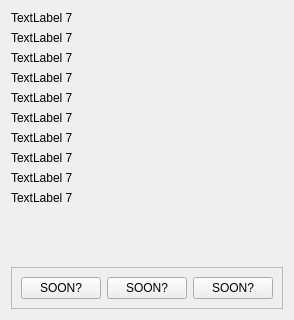
      <widget class="QWidget" name="page_3_quest2">
       <layout class="QVBoxLayout" name="verticalLayout_7">
        <item>
         <widget class="QLabel" name="label1_4">
          <property name="sizePolicy">
           <sizepolicy hsizetype="Preferred" vsizetype="Preferred">
            <horstretch>0</horstretch>
            <verstretch>0</verstretch>
           </sizepolicy>
          </property>
          <property name="autoFillBackground">
           <bool>false</bool>
          </property>
          <property name="frameShape">
           <enum>QFrame::NoFrame</enum>
          </property>
          <property name="midLineWidth">
           <number>-2</number>
          </property>
          <property name="text">
           <string>TextLabel 7</string>
          </property>
          <property name="alignment">
           <set>Qt::AlignLeading|Qt::AlignLeft|Qt::AlignTop</set>
          </property>
         </widget>
        </item>
        <item>
         <widget class="QLabel" name="label2_7">
          <property name="sizePolicy">
           <sizepolicy hsizetype="Preferred" vsizetype="Preferred">
            <horstretch>0</horstretch>
            <verstretch>0</verstretch>
           </sizepolicy>
          </property>
          <property name="autoFillBackground">
           <bool>false</bool>
          </property>
          <property name="frameShape">
           <enum>QFrame::NoFrame</enum>
          </property>
          <property name="midLineWidth">
           <number>-2</number>
          </property>
          <property name="text">
           <string>TextLabel 7</string>
          </property>
          <property name="alignment">
           <set>Qt::AlignLeading|Qt::AlignLeft|Qt::AlignTop</set>
          </property>
         </widget>
        </item>
        <item>
         <widget class="QLabel" name="label3_7">
          <property name="sizePolicy">
           <sizepolicy hsizetype="Preferred" vsizetype="Preferred">
            <horstretch>0</horstretch>
            <verstretch>0</verstretch>
           </sizepolicy>
          </property>
          <property name="autoFillBackground">
           <bool>false</bool>
          </property>
          <property name="frameShape">
           <enum>QFrame::NoFrame</enum>
          </property>
          <property name="midLineWidth">
           <number>-2</number>
          </property>
          <property name="text">
           <string>TextLabel 7</string>
          </property>
          <property name="alignment">
           <set>Qt::AlignLeading|Qt::AlignLeft|Qt::AlignTop</set>
          </property>
         </widget>
        </item>
        <item>
         <widget class="QLabel" name="label4_7">
          <property name="sizePolicy">
           <sizepolicy hsizetype="Preferred" vsizetype="Preferred">
            <horstretch>0</horstretch>
            <verstretch>0</verstretch>
           </sizepolicy>
          </property>
          <property name="autoFillBackground">
           <bool>false</bool>
          </property>
          <property name="frameShape">
           <enum>QFrame::NoFrame</enum>
          </property>
          <property name="midLineWidth">
           <number>-2</number>
          </property>
          <property name="text">
           <string>TextLabel 7</string>
          </property>
          <property name="alignment">
           <set>Qt::AlignLeading|Qt::AlignLeft|Qt::AlignTop</set>
          </property>
         </widget>
        </item>
        <item>
         <widget class="QLabel" name="label5_7">
          <property name="sizePolicy">
           <sizepolicy hsizetype="Preferred" vsizetype="Preferred">
            <horstretch>0</horstretch>
            <verstretch>0</verstretch>
           </sizepolicy>
          </property>
          <property name="autoFillBackground">
           <bool>false</bool>
          </property>
          <property name="frameShape">
           <enum>QFrame::NoFrame</enum>
          </property>
          <property name="midLineWidth">
           <number>-2</number>
          </property>
          <property name="text">
           <string>TextLabel 7</string>
          </property>
          <property name="alignment">
           <set>Qt::AlignLeading|Qt::AlignLeft|Qt::AlignTop</set>
          </property>
         </widget>
        </item>
        <item>
         <widget class="QLabel" name="label6_7">
          <property name="sizePolicy">
           <sizepolicy hsizetype="Preferred" vsizetype="Preferred">
            <horstretch>0</horstretch>
            <verstretch>0</verstretch>
           </sizepolicy>
          </property>
          <property name="autoFillBackground">
           <bool>false</bool>
          </property>
          <property name="frameShape">
           <enum>QFrame::NoFrame</enum>
          </property>
          <property name="midLineWidth">
           <number>-2</number>
          </property>
          <property name="text">
           <string>TextLabel 7</string>
          </property>
          <property name="alignment">
           <set>Qt::AlignLeading|Qt::AlignLeft|Qt::AlignTop</set>
          </property>
         </widget>
        </item>
        <item>
         <widget class="QLabel" name="label7_7">
          <property name="sizePolicy">
           <sizepolicy hsizetype="Preferred" vsizetype="Preferred">
            <horstretch>0</horstretch>
            <verstretch>0</verstretch>
           </sizepolicy>
          </property>
          <property name="autoFillBackground">
           <bool>false</bool>
          </property>
          <property name="frameShape">
           <enum>QFrame::NoFrame</enum>
          </property>
          <property name="midLineWidth">
           <number>-2</number>
          </property>
          <property name="text">
           <string>TextLabel 7</string>
          </property>
          <property name="alignment">
           <set>Qt::AlignLeading|Qt::AlignLeft|Qt::AlignTop</set>
          </property>
         </widget>
        </item>
        <item>
         <widget class="QLabel" name="label8_7">
          <property name="sizePolicy">
           <sizepolicy hsizetype="Preferred" vsizetype="Preferred">
            <horstretch>0</horstretch>
            <verstretch>0</verstretch>
           </sizepolicy>
          </property>
          <property name="autoFillBackground">
           <bool>false</bool>
          </property>
          <property name="frameShape">
           <enum>QFrame::NoFrame</enum>
          </property>
          <property name="midLineWidth">
           <number>-2</number>
          </property>
          <property name="text">
           <string>TextLabel 7</string>
          </property>
          <property name="alignment">
           <set>Qt::AlignLeading|Qt::AlignLeft|Qt::AlignTop</set>
          </property>
         </widget>
        </item>
        <item>
         <widget class="QLabel" name="label9_7">
          <property name="sizePolicy">
           <sizepolicy hsizetype="Preferred" vsizetype="Preferred">
            <horstretch>0</horstretch>
            <verstretch>0</verstretch>
           </sizepolicy>
          </property>
          <property name="autoFillBackground">
           <bool>false</bool>
          </property>
          <property name="frameShape">
           <enum>QFrame::NoFrame</enum>
          </property>
          <property name="midLineWidth">
           <number>-2</number>
          </property>
          <property name="text">
           <string>TextLabel 7</string>
          </property>
          <property name="alignment">
           <set>Qt::AlignLeading|Qt::AlignLeft|Qt::AlignTop</set>
          </property>
         </widget>
        </item>
        <item>
         <widget class="QLabel" name="label10_7">
          <property name="sizePolicy">
           <sizepolicy hsizetype="Preferred" vsizetype="Preferred">
            <horstretch>0</horstretch>
            <verstretch>0</verstretch>
           </sizepolicy>
          </property>
          <property name="autoFillBackground">
           <bool>false</bool>
          </property>
          <property name="frameShape">
           <enum>QFrame::NoFrame</enum>
          </property>
          <property name="midLineWidth">
           <number>-2</number>
          </property>
          <property name="text">
           <string>TextLabel 7</string>
          </property>
          <property name="alignment">
           <set>Qt::AlignLeading|Qt::AlignLeft|Qt::AlignTop</set>
          </property>
         </widget>
        </item>
        <item>
         <widget class="QFrame" name="ButtonUpperSpace_7">
          <property name="minimumSize">
           <size>
            <width>0</width>
            <height>50</height>
           </size>
          </property>
          <property name="maximumSize">
           <size>
            <width>16777215</width>
            <height>50</height>
           </size>
          </property>
          <property name="frameShadow">
           <enum>QFrame::Raised</enum>
          </property>
         </widget>
        </item>
        <item>
         <widget class="QFrame" name="frame_5">
          <property name="frameShape">
           <enum>QFrame::StyledPanel</enum>
          </property>
          <property name="frameShadow">
           <enum>QFrame::Raised</enum>
          </property>
          <layout class="QHBoxLayout" name="horizontalLayout_8">
           <item>
            <widget class="QPushButton" name="btn1_7">
             <property name="text">
              <string>SOON?</string>
             </property>
            </widget>
           </item>
           <item>
            <widget class="QPushButton" name="btn2_7">
             <property name="text">
              <string>SOON?</string>
             </property>
            </widget>
           </item>
           <item>
            <widget class="QPushButton" name="btn3_7">
             <property name="text">
              <string>SOON?</string>
             </property>
            </widget>
           </item>
          </layout>
         </widget>
        </item>
       </layout>
      </widget>
